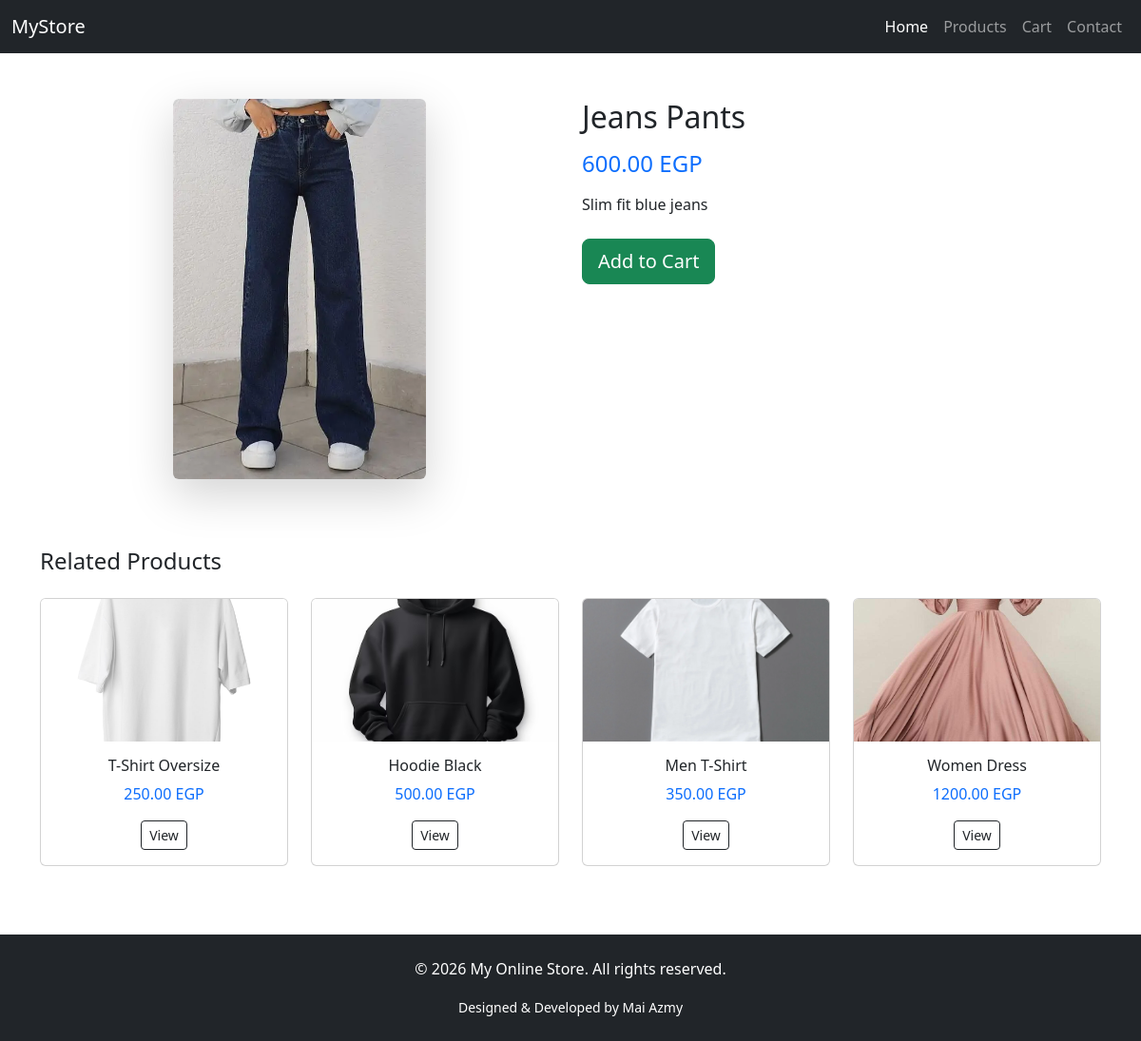
The app's page /pages/product-details.php?id=3 with its own data.
### tables this page shows
CREATE TABLE `products` (
  `id` int(11) NOT NULL,
  `name` varchar(255) NOT NULL,
  `category` varchar(50) DEFAULT NULL,
  `price` decimal(10,2) NOT NULL,
  `description` text DEFAULT NULL,
  `image` varchar(255) NOT NULL
);

### pages/product-details.php (the view, shortened to what this page needs)
<?php
include '../inc/db.php';
include '../inc/header.php';
if(isset($_GET['id']) && is_numeric($_GET['id'])){
    $id = $_GET['id'];
    $stmt = $pdo->prepare("SELECT * FROM products WHERE id = ?");
    $stmt->execute([$id]);
    $product = $stmt->fetch(PDO::FETCH_ASSOC);
    $base_name = pathinfo($product['image'], PATHINFO_FILENAME);
    $found_image = '';
    $extensions = ['jpg','png','jpeg','webp','gif','avif'];
    foreach($extensions as $ext){
        if(file_exists("../images/$base_name.$ext")){
            $found_image = "$base_name.$ext";
            break;
        }
    }
} else {
    echo "<div class='container my-5'><h3>Invalid Product!</h3></div>";
    exit;
}
?>
<!DOCTYPE html>
<html lang="en">
<head>
    <link rel="stylesheet" href="../css/style.css">
</head>
<body>
    <div class="container my-5">
    <div class="row">
        <div class="col-12 col-md-6 mb-4">
            <div class="product-image text-center">
                <img src="../images/<?php echo $found_image; ?>" class="img-fluid rounded shadow-lg" style="max-height:400px; object-fit:cover;">
            </div>
        </div>
        <div class="col-12 col-md-6">
            <h2 class="mb-3"><?php echo $product['name']; ?></h2>
            <h4 class="text-primary mb-3"><?php echo $product['price']; ?> EGP</h4>
            <p class="mb-4"><?php echo $product['description']; ?></p>
            <button class="btn btn-success btn-lg"
                onclick="addToCart(<?php echo $product['id']; ?>,'<?php echo $product['name']; ?>',<?php echo $product['price']; ?>)">
                Add to Cart
            </button>
        </div>
    </div>
</div>
<div class="container my-5">
    <h4 class="mb-4">Related Products</h4>
    <div class="row">
        <?php
        $stmt2 = $pdo->prepare("SELECT * FROM products WHERE category = ? AND id != ? LIMIT 4");
        $stmt2->execute([$product['category'], $product['id']]);
        $related = $stmt2->fetchAll(PDO::FETCH_ASSOC);
        foreach($related as $r){
            $base = pathinfo($r['image'], PATHINFO_FILENAME);
            $img = '';
            foreach(['jpg','png','jpeg','webp','gif'] as $ext){
                if(file_exists("../images/$base.$ext")){
                    $img = "$base.$ext"; break;
                }
            }
        ?>
        <div class="col-6 col-md-3 mb-4">
            <div class="card h-100 hover-shadow">
                <img src="../images/<?php echo $img; ?>" class="card-img-top" style="height:150px; object-fit:cover;">
                <div class="card-body text-center">
                    <h6><?php echo $r['name']; ?></h6>
                    <p class="text-primary"><?php echo $r['price']; ?> EGP</p>
                    <a href="product-details.php?id=<?php echo $r['id']; ?>" class="btn btn-outline-dark btn-sm">View</a>
                </div>
            </div>
        </div>
        <?php } ?>
    </div>
</div>
<?php include '../inc/footer.php'; ?>
</body>
</html>

### css/style.css (style rules this page uses)
button { transition: 0.3s; }
.product-image img { transition: transform 0.5s ease, box-shadow 0.5s ease; cursor: pointer; }
.hover-shadow { transition: transform 0.3s ease, box-shadow 0.3s ease; }
.btn-success { transition: transform 0.2s, box-shadow 0.2s; }

### records on screen
products: name "Jeans Pants", price "600.00", description "Slim fit blue jeans"
products: image (picture), name "T-Shirt Oversize", price "250.00"
products: image (picture), name "Hoodie Black", price "500.00"
products: shows a picture, name "Men T-Shirt", price "350.00"
products: image (picture), name "Women Dress", price "1200.00"
